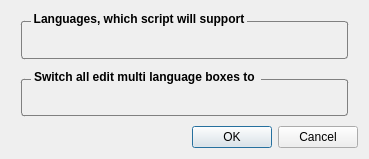
<?xml version="1.0" encoding="UTF-8"?>
<ui version="4.0">
 <class>LanguageChooserDevelopmentWidget</class>
 <widget class="QDialog" name="LanguageChooserDevelopmentWidget">
  <property name="geometry">
   <rect>
    <x>0</x>
    <y>0</y>
    <width>369</width>
    <height>159</height>
   </rect>
  </property>
  <property name="windowTitle">
   <string>Choose language</string>
  </property>
  <property name="windowIcon">
   <iconset resource="engine.qrc">
    <normaloff>:/engine/images/Logo.png</normaloff>:/engine/images/Logo.png</iconset>
  </property>
  <layout class="QVBoxLayout" name="verticalLayout_2">
   <property name="spacing">
    <number>0</number>
   </property>
   <item>
    <widget class="QGroupBox" name="supportedLanguages">
     <property name="styleSheet">
      <string notr="true">QGroupBox {
   border: 1px solid gray;
   border-radius: 3px;
   margin: 10px;
   padding: 4px;
   font-weight: bold;
}
QGroupBox::title {
     subcontrol-origin: margin;
     subcontrol-position: top left; 
   padding:1px;
   left: 20px;
 }</string>
     </property>
     <property name="title">
      <string>Languages, which script will support</string>
     </property>
    </widget>
   </item>
   <item>
    <widget class="QGroupBox" name="switchTo">
     <property name="styleSheet">
      <string notr="true">QGroupBox {
   border: 1px solid gray;
   border-radius: 3px;
   margin: 10px;
   padding: 4px;
   font-weight: bold;
}
QGroupBox::title {
     subcontrol-origin: margin;
     subcontrol-position: top left; 
   padding:1px;
   left: 20px;
 }</string>
     </property>
     <property name="title">
      <string>Switch all edit multi language boxes to </string>
     </property>
    </widget>
   </item>
   <item>
    <widget class="QDialogButtonBox" name="buttonBox">
     <property name="orientation">
      <enum>Qt::Horizontal</enum>
     </property>
     <property name="standardButtons">
      <set>QDialogButtonBox::Cancel|QDialogButtonBox::Ok</set>
     </property>
    </widget>
   </item>
  </layout>
 </widget>
 <resources>
  <include location="engine.qrc"/>
 </resources>
 <connections>
  <connection>
   <sender>buttonBox</sender>
   <signal>accepted()</signal>
   <receiver>LanguageChooserDevelopmentWidget</receiver>
   <slot>accept()</slot>
   <hints>
    <hint type="sourcelabel">
     <x>248</x>
     <y>254</y>
    </hint>
    <hint type="destinationlabel">
     <x>157</x>
     <y>274</y>
    </hint>
   </hints>
  </connection>
  <connection>
   <sender>buttonBox</sender>
   <signal>rejected()</signal>
   <receiver>LanguageChooserDevelopmentWidget</receiver>
   <slot>reject()</slot>
   <hints>
    <hint type="sourcelabel">
     <x>316</x>
     <y>260</y>
    </hint>
    <hint type="destinationlabel">
     <x>286</x>
     <y>274</y>
    </hint>
   </hints>
  </connection>
 </connections>
</ui>
